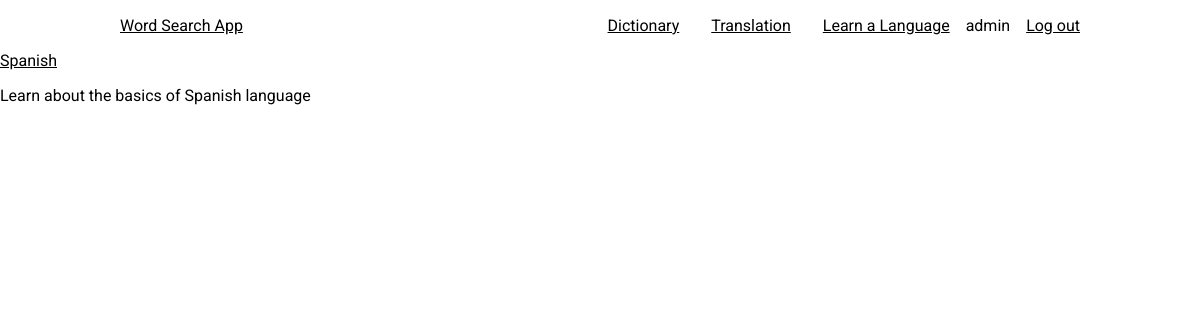
/curriculum/basic/ (signed in), run on the app's committed database.
### curriculum/models.py (models this page shows, shortened)
class Subject(models.Model):
    subject_id = models.CharField(max_length=100, unique=True)
    name = models.CharField(max_length=100)
    slug = models.SlugField(null=True, blank=True)
    standard = models.ForeignKey(Standard, on_delete=models.CASCADE, related_name='subjects')
    image = models.CharField(max_length=500, blank=True)
    description = models.TextField(max_length=500,blank=True)

### curriculum/views.py (the view)
# urls.py: path('<slug:slug>/', views.SubjectListView.as_view(), name='subject_list'),
class SubjectListView(DetailView):
    context_object_name = 'standards'
    model = Standard
    template_name = 'curriculum/subject_list_view.html'

### curriculum/templates/curriculum/subject_list_view.html
{% extends 'Login/base.html' %}
{% block content %}
  <div class="subject_list_container">
    {%for subject in standards.subjects.all %}
      <div class="subject_list_block">
        <a href = "{% url 'curriculum:lesson_list' slug=subject.slug standard=standards.slug %}">
          {{subject.name}}
        </a>
        <p>{{subject.description|truncatechars:100}}</p>
      </div>
    {% endfor %}
  </div>
{% endblock%}

### Login/Templates/Login/base.html (shortened to what this page needs)
{% load static %}
<!DOCTYPE html>
<html>
  <head>
    <link rel="stylesheet" href="{% static 'Login/css/master.css' %}">
  </head>
 <body>
    <header>
      <div class="logo">
        <a href="{% url 'Login:homepage' %}">Word Search App</a>
      </div>
      <nav>
        <ul class="nav__list">
          <li class="nav__link"><a href="{% url 'Dictionary:index' %}">Dictionary</a></li>
          <li class="nav__link"><a href="{% url 'Translate:index' %}">Translation</a></li>
          <li class="nav__link"><a href="{% url 'curriculum:standard_list' %}">Learn a Language</a></li>
          {% if user.is_authenticated %}
            <li  class="mr-5 text-light"> {{user.username}}</li>
            <li class="nav__link"><a href="{% url 'Login:logout' %}">Log out</a></li>
          {% else %}
            <li class="nav__link"><a href="{% url 'Login:register' %}">Login</a></li>
            <li class="nav__link"><a href="{% url 'Login:login' %}">Sign-up</a></li>
          {% endif %}
        </ul>
      </nav>
    </header>
    {% block content %}
    {% endblock %}
  </body>
</html>

### Login/static/Login/css/master.css (style rules this page uses)
* { box-sizing: border-box; }
html { scroll-behavior: smooth; }
body { margin: 0; font-family: "Roboto", sans-serif; font-weight: 400; }
a { color: inherit; }
ul { list-style: none; display: flex; padding-left: 0; }
li + li { padding-left: 1rem; }
header { width: 80%; margin: auto; display: flex; justify-content: space-between; align-items: center; }
.nav__link + .nav__link { margin-left: 1rem; }

### data on the page
Subject: name "Spanish", description "Learn about the basics of Spanish language"

### other printed values
{{ user.username }} "admin"
